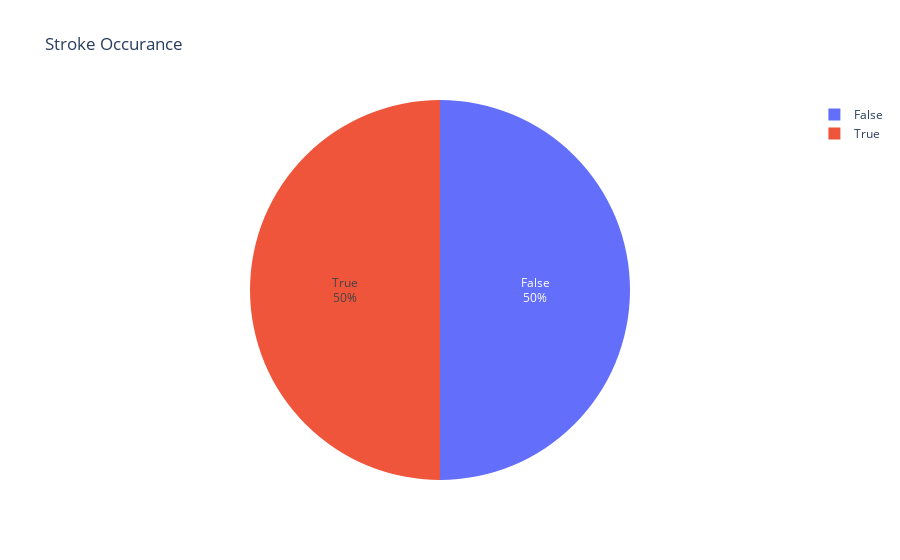

Write notebook code for a chart like this one.
### Code cell
stroke_data = np.concatenate((stroke_data_0,stroke_data_1))

#create the balanced dataframe
stroke_data = pd.DataFrame(stroke_data)
stroke_data.columns = ['gender', 'age', 'hypertension', 'heart_disease', 'Marital_status',
                       'Profession', 'Residence_status', 'avg_glucose_level', 'bmi','smoking_status', 'stroke']

# visualize balanced data 
stroke = dict(stroke_data['stroke'].value_counts())
fig = px.pie(names = ['False','True'],values = stroke.values(),title = 'Stroke Occurance')
fig.update_traces(textposition='inside', textinfo='percent+label')

### Figure 1 — Plotly figure (JSON) as saved in the notebook; plotly's stock layout.template omitted (floating-point values rounded to 4 significant figures)
{"data": [{"domain": {"x": [0, 1], "y": [0, 1]}, "hovertemplate": "label=%{label}<br>value=%{value}<extra></extra>", "labels": ["False", "True"], "legendgroup": "", "name": "", "showlegend": true, "textinfo": "percent+label", "textposition": "inside", "type": "pie", "values": [4860, 4860]}], "layout": {"legend": {"tracegroupgap": 0}, "title": {"text": "Stroke Occurance"}}}
